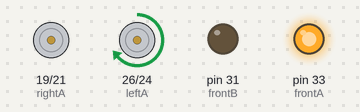
Bench run of a program on a simulated Raspberry Pi (header pin numbers). Shown: motor-driver pin pairs drawn as motors (green arrow = first pin HIGH = forward, orange = second pin HIGH = backward, longer = more drive), output pins drawn as LEDs (lit = HIGH). At 12.0 s the program stops and its outputs stay as they are.

Above: at 0.1 s.
At 3.1 s:
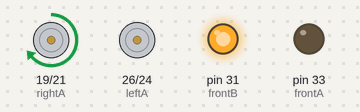
At 6.1 s:
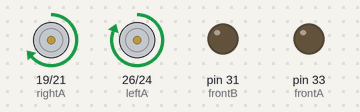
At 9.1 s:
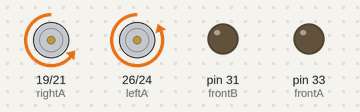
At 12.1 s:
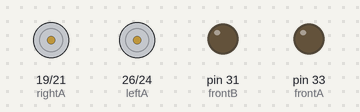
Timing chart, 0 to 13.5 s (numbered marks = the images above):
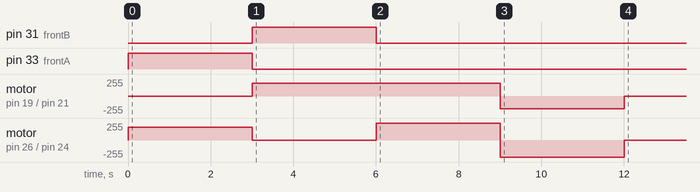

The program:

motor-2.py
```python
import time
import RPi.GPIO as GPIO
GPIO.setmode(GPIO.BOARD)
GPIO.setwarnings(False)

# Motor
leftA = 26  # L298N in2
leftB = 24  # L298N in1
rightA = 19   # L298N in3
rightB = 21   # L298N in4
frontA = 33   # second l298n in4
frontB = 31  # second l298n in3

GPIO.setup(rightA, GPIO.OUT)
GPIO.setup(rightB, GPIO.OUT)
GPIO.setup(leftA, GPIO.OUT)
GPIO.setup(leftB, GPIO.OUT)
GPIO.setup(frontA, GPIO.OUT)
GPIO.setup(frontB, GPIO.OUT)

# Disable movements on startup
GPIO.output(leftA, GPIO.LOW)
GPIO.output(leftB, GPIO.LOW)
GPIO.output(rightA, GPIO.LOW)
GPIO.output(rightB, GPIO.LOW)
GPIO.output(frontA, GPIO.LOW)
GPIO.output(frontB, GPIO.LOW)

# PWM Initialization

rightMotorFwd = GPIO.PWM(rightA, 100)
leftMotorFwd = GPIO.PWM(leftA, 100)
frontMotorFwd = GPIO.PWM(frontA, 100)
rightMotorRev = GPIO.PWM(rightB, 100)
leftMotorRev = GPIO.PWM(leftB, 100)
frontMotorRev = GPIO.PWM(frontB, 100)

rightMotorFwd.start(100)
leftMotorFwd.start(100)
frontMotorFwd.start(100)
rightMotorRev.start(100)
leftMotorRev.start(100)
frontMotorRev.start(100)

def stop():
    rightMotorFwd.ChangeDutyCycle(0)
    rightMotorRev.ChangeDutyCycle(0)
    leftMotorFwd.ChangeDutyCycle(0)
    leftMotorRev.ChangeDutyCycle(0)
    frontMotorFwd.ChangeDutyCycle(0)
    frontMotorRev.ChangeDutyCycle(0)

def forward():
    rightMotorFwd.ChangeDutyCycle(75)
    rightMotorRev.ChangeDutyCycle(0)
    leftMotorFwd.ChangeDutyCycle(100)
    leftMotorRev.ChangeDutyCycle(0)
    frontMotorFwd.ChangeDutyCycle(0)
    frontMotorRev.ChangeDutyCycle(0)

def reverse():
    rightMotorFwd.ChangeDutyCycle(0)
    rightMotorRev.ChangeDutyCycle(75)
    leftMotorFwd.ChangeDutyCycle(0)
    leftMotorRev.ChangeDutyCycle(100)
    frontMotorFwd.ChangeDutyCycle(0)
    frontMotorRev.ChangeDutyCycle(0)

def top_right():
    leftMotorFwd.ChangeDutyCycle(0)
    leftMotorRev.ChangeDutyCycle(0)
    frontMotorFwd.ChangeDutyCycle(0)
    frontMotorRev.ChangeDutyCycle(100)
    rightMotorFwd.ChangeDutyCycle(75)
    rightMotorRev.ChangeDutyCycle(0)

def top_left():
    frontMotorFwd.ChangeDutyCycle(100)
    frontMotorRev.ChangeDutyCycle(0)
    rightMotorFwd.ChangeDutyCycle(0)
    rightMotorRev.ChangeDutyCycle(0)
    leftMotorFwd.ChangeDutyCycle(75)
    leftMotorRev.ChangeDutyCycle(0)

def spin_left():
    frontMotorFwd.ChangeDutyCycle(100)
    frontMotorRev.ChangeDutyCycle(0)
    rightMotorFwd.ChangeDutyCycle(0)
    rightMotorRev.ChangeDutyCycle(0)
    leftMotorFwd.ChangeDutyCycle(0)
    leftMotorRev.ChangeDutyCycle(0)

def spin_right():
    frontMotorFwd.ChangeDutyCycle(0)
    frontMotorRev.ChangeDutyCycle(100)
    rightMotorFwd.ChangeDutyCycle(0)
    rightMotorRev.ChangeDutyCycle(0)
    leftMotorFwd.ChangeDutyCycle(0)
    leftMotorRev.ChangeDutyCycle(0)

def bottom_left():
    frontMotorFwd.ChangeDutyCycle(100)
    frontMotorRev.ChangeDutyCycle(0)
    rightMotorFwd.ChangeDutyCycle(0)
    rightMotorRev.ChangeDutyCycle(100)
    leftMotorFwd.ChangeDutyCycle(0)
    leftMotorRev.ChangeDutyCycle(0)

def bottom_right():
    frontMotorFwd.ChangeDutyCycle(0)
    frontMotorRev.ChangeDutyCycle(100)
    rightMotorFwd.ChangeDutyCycle(0)
    rightMotorRev.ChangeDutyCycle(0)
    leftMotorFwd.ChangeDutyCycle(0)
    leftMotorRev.ChangeDutyCycle(100)

def main():
    top_left()
    time.sleep(3)
    top_right()
    time.sleep(3)
    forward()
    time.sleep(3)
    reverse()
    time.sleep(3)
    stop()
    # print("Stop")
    GPIO.cleanup()

if __name__ == "__main__":
    main()
```

Measured:
- by itself, pin 31 (frontB): LOW → HIGH at 3.0 s, → LOW 3.0 s later
- by itself, pin 33 (frontA): LOW → HIGH at 0.00 s, → LOW 3.0 s later
- by itself, motor on pin 19 (rightA) / pin 21 (rightB): stopped → forward 191/255 at 3.0 s, → backward 191/255 6.0 s later, → stopped 3.0 s later
- by itself, motor on pin 26 (leftA) / pin 24 (leftB): stopped → forward 191/255 at 0.00 s, → stopped 3.0 s later, → forward 255/255 3.0 s later, → backward 255/255 3.0 s later, … (5 changes in this stretch)
